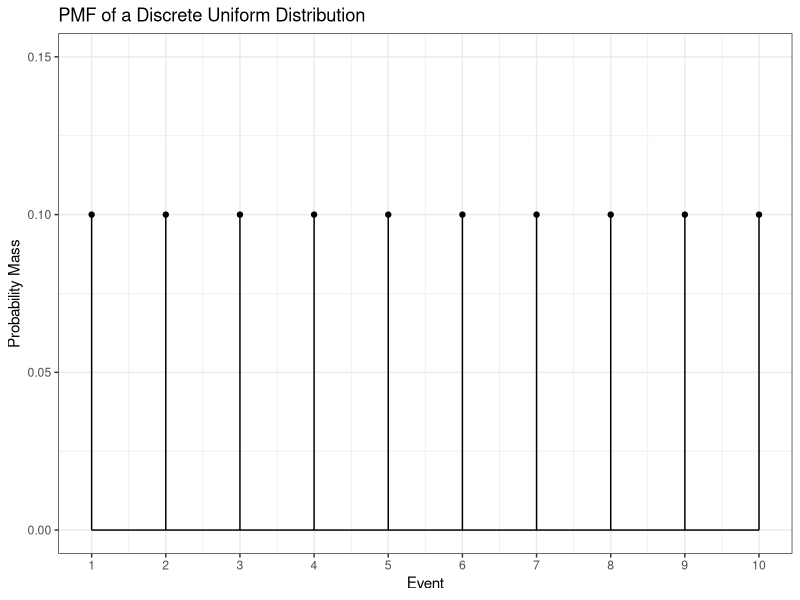
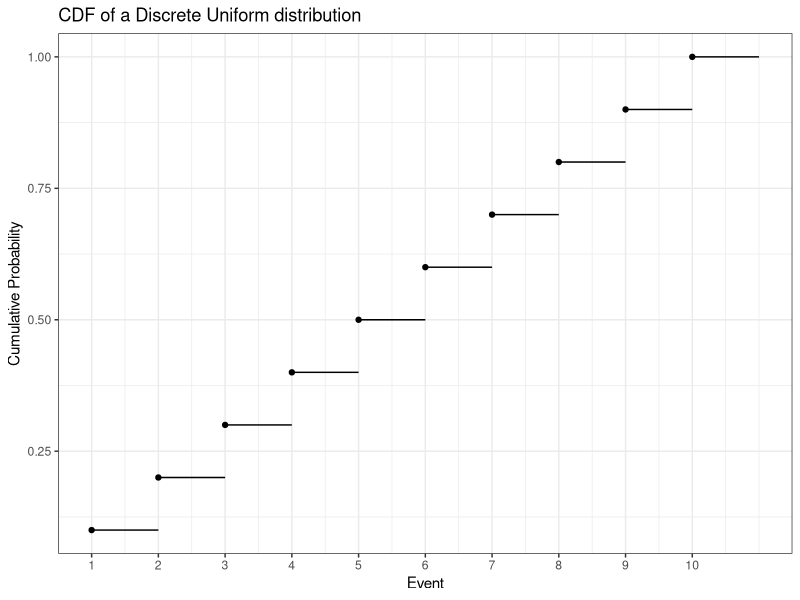
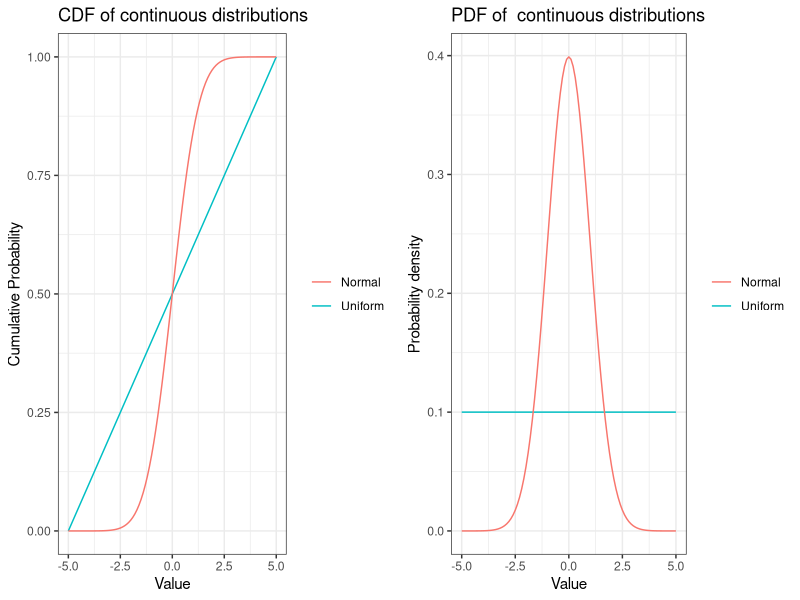

These charts were generated, in order, by the following R code:
## ---- chunk 1
library(ggplot2)
dat <- data.frame(x = 1:10, y = rep( ( 1 / 10), time = 10))
ggplot(dat, aes(x = x, y = y)) +
  geom_linerange(aes(ymin = 0, ymax = y)) +
  geom_point() +
  geom_line(aes(x = 1:10, y = rep(0, times = 10))) +
  theme_bw() +
  scale_x_continuous(breaks = c(1:10)) +
  lims(y = c(0, 0.15)) +
  labs(y = "Probability Mass", x = "Event",
       title = "PMF of a Discrete Uniform Distribution")

cdfdat <- data.frame(y = cumsum(rep(0.1, times = 10)), x = 1:10)
ggplot(cdfdat, aes(x = x, y = y)) +
  geom_segment(aes(x = x, xend = (x + 1), yend = y)) +
  geom_point() +
  theme_bw() +
  labs(y = "Cumulative Probability", x = "Event",
       title = "CDF of a Discrete Uniform distribution") +
  scale_x_continuous(breaks = c(0:10))
## ---- chunk 2
library(cowplot)

cdf <- ggplot(data.frame(x = c(-5, 5)), aes(x)) +
  stat_function(fun = punif, args = list(min = -5, max = 5), geom = "line", aes(color = "Uniform")) +
  stat_function(fun = pnorm, geom = "line", aes(color = "Normal")) + 
  labs(x = "Value", y = "Cumulative Probability", title = "CDF of continuous distributions") +
  theme_bw() +
  theme(legend.title=element_blank(), legend.pos = "bottom")
pdf <- ggplot(data.frame(x = c(-5, 5)), aes(x)) +
  stat_function(fun = dunif, args = list(min = -5, max = 5), geom = "line", aes(color = "Uniform")) +
  stat_function(fun = dnorm, geom = "line", aes(color = "Normal")) + 
  labs(x = "Value", y = "Probability density", title = "PDF of  continuous distributions") +
  theme_bw() +
  theme(legend.title=element_blank(), legend.pos="bottom")
plot_grid(cdf, pdf, align = c(axis = "b"), rel_widths = 1)
